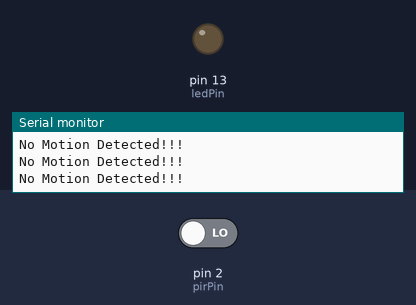
This sketch was run on a simulated Arduino Uno, built with avr-gcc and run on an emulated ATmega328P. On the bench: output pins drawn as LEDs (lit = HIGH), the last lines printed to the serial monitor. The test bench sets the inputs (shaded band); at power-on: pin 2 (pirPin) LOW.

Above: at 2.8 s.
2.9 s: pin 2 (pirPin) driven HIGH
At 3.4 s:
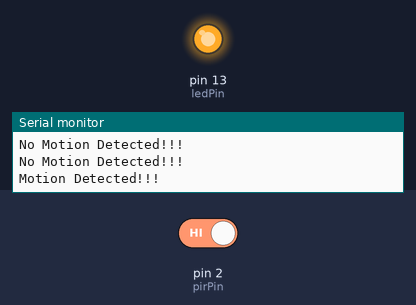
4.5 s: pin 2 (pirPin) driven LOW
At 6.2 s:
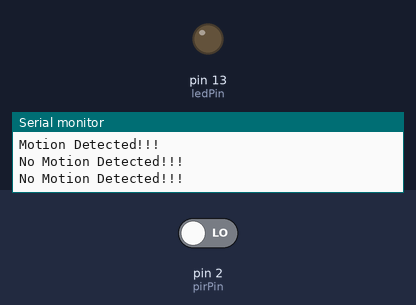
Timing chart, 0 to 7.7 s (numbered marks = the images above; inputs shaded):
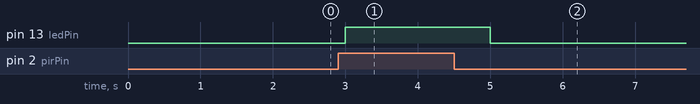

The sketch:

PIR_SENSOR.ino
```cpp
int ledPin = 13;                // LED
int pirPin = 2;                 // PIR Out pin
int pirStat = 0;                   // PIR status
void setup() {
 pinMode(ledPin, OUTPUT);
 pinMode(pirPin, INPUT);
 Serial.begin(9600);
}
void loop(){
 pirStat = digitalRead(pirPin);
 if (pirStat == HIGH) {            // if motion detected
   digitalWrite(ledPin, HIGH);  // turn LED ON
   Serial.println("Motion Detected!!!");
   delay(1000);
 }
 else {
   digitalWrite(ledPin, LOW);// turn LED OFF if we have no motion
    Serial.println("No Motion Detected!!!");
    delay(1000);
 }
}
```

Measured:
- after the input at 2.9 s, pin 13 (ledPin): LOW → HIGH after 0.10 s
- after the input at 4.5 s, pin 13 (ledPin): HIGH → LOW after 0.50 s
